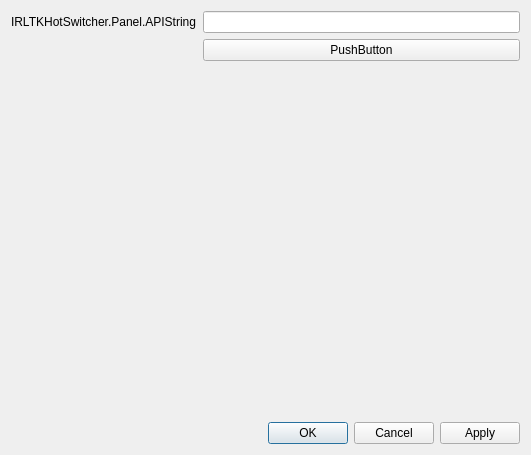
<?xml version="1.0" encoding="UTF-8"?>
<ui version="4.0">
 <class>SettingsDialog</class>
 <widget class="QDialog" name="SettingsDialog">
  <property name="geometry">
   <rect>
    <x>0</x>
    <y>0</y>
    <width>531</width>
    <height>455</height>
   </rect>
  </property>
  <property name="sizePolicy">
   <sizepolicy hsizetype="Preferred" vsizetype="Fixed">
    <horstretch>0</horstretch>
    <verstretch>0</verstretch>
   </sizepolicy>
  </property>
  <property name="windowTitle">
   <string>IRLTKHotSwitcher.Panel.DialogTitle</string>
  </property>
  <property name="sizeGripEnabled">
   <bool>false</bool>
  </property>
  <layout class="QVBoxLayout" name="verticalLayout">
   <property name="sizeConstraint">
    <enum>QLayout::SetDefaultConstraint</enum>
   </property>
   <item>
    <layout class="QFormLayout" name="formLayout">
     <item row="1" column="0">
      <widget class="QLabel" name="apiLabel">
       <property name="text">
        <string>IRLTKHotSwitcher.Panel.APIString</string>
       </property>
      </widget>
     </item>
     <item row="1" column="1">
      <widget class="QLineEdit" name="apiKey">
       <property name="inputMask">
        <string/>
       </property>
       <property name="echoMode">
        <enum>QLineEdit::Password</enum>
       </property>
      </widget>
     </item>
     <item row="2" column="1">
      <widget class="QPushButton" name="pushButton">
       <property name="text">
        <string>PushButton</string>
       </property>
      </widget>
     </item>
    </layout>
   </item>
   <item>
    <widget class="QDialogButtonBox" name="buttonBox">
     <property name="enabled">
      <bool>true</bool>
     </property>
     <property name="orientation">
      <enum>Qt::Horizontal</enum>
     </property>
     <property name="standardButtons">
      <set>QDialogButtonBox::Apply|QDialogButtonBox::Cancel|QDialogButtonBox::Ok</set>
     </property>
     <property name="centerButtons">
      <bool>false</bool>
     </property>
    </widget>
   </item>
  </layout>
 </widget>
 <resources/>
 <connections>
  <connection>
   <sender>buttonBox</sender>
   <signal>accepted()</signal>
   <receiver>SettingsDialog</receiver>
   <slot>accept()</slot>
   <hints>
    <hint type="sourcelabel">
     <x>248</x>
     <y>294</y>
    </hint>
    <hint type="destinationlabel">
     <x>157</x>
     <y>314</y>
    </hint>
   </hints>
  </connection>
  <connection>
   <sender>buttonBox</sender>
   <signal>rejected()</signal>
   <receiver>SettingsDialog</receiver>
   <slot>reject()</slot>
   <hints>
    <hint type="sourcelabel">
     <x>316</x>
     <y>300</y>
    </hint>
    <hint type="destinationlabel">
     <x>286</x>
     <y>314</y>
    </hint>
   </hints>
  </connection>
 </connections>
</ui>
